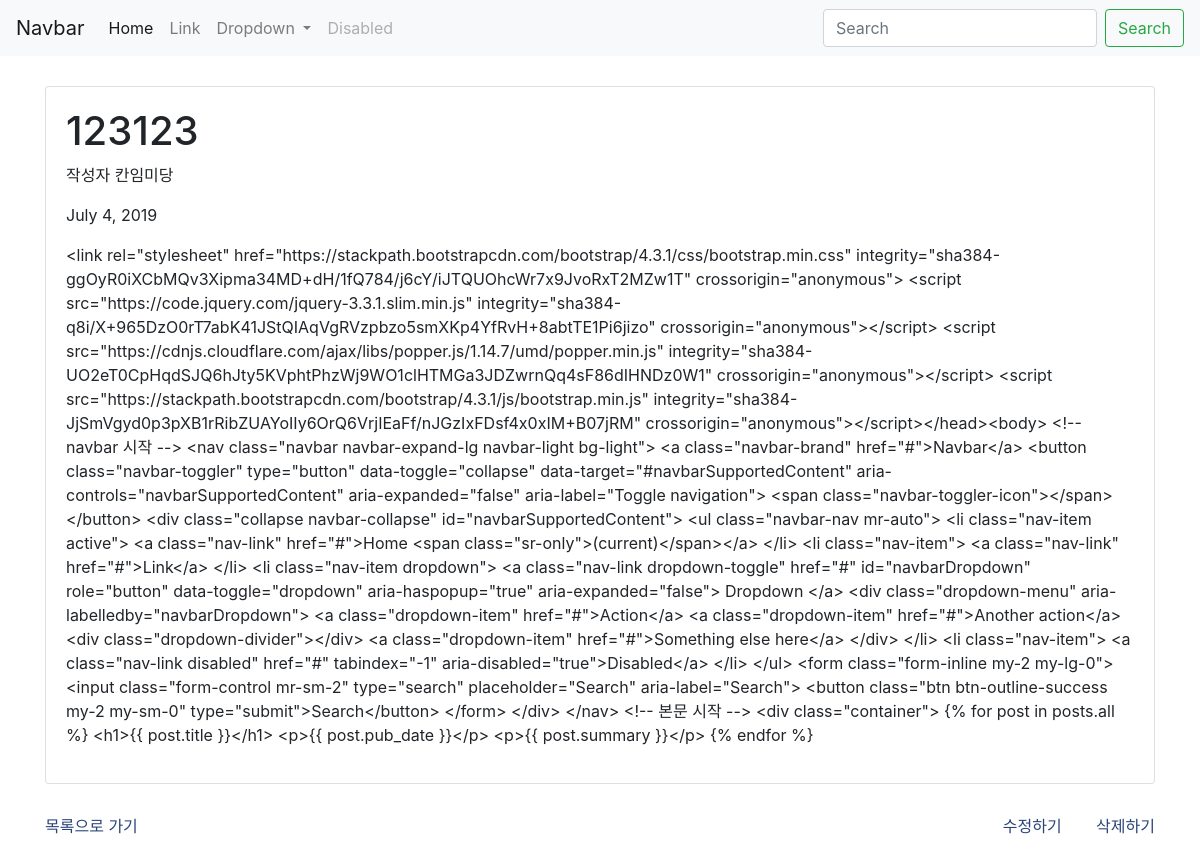
Page /board/4 on the committed database.
### app_board/models.py (models this page shows, shortened)
class Board(models.Model) :
    title = models.CharField(max_length = 200)
    pub_date = models.DateField('date published')
    body = models.TextField()
    writer = models.CharField(max_length = 100)

### app_board/views.py (the view)
# urls.py: path('<int:post_id>', app_board.views.detail, name="detail"), #<type:name>
def detail(request, post_id) :
    post_detail = get_object_or_404(Board, pk = post_id) #pk는 모델에서 찍어낸 객체 구분자
    return render(request, 'detail.html', {'post' : post_detail})

### app_board/templates/detail.html (shortened to what this page needs)
{% extends 'base.html' %}
{% block content %}
<div class="container">
    <div class="card">
        <div class="card-body">
            <h1>{{ post.title }}</h1>
            <p>{{ post.writer }}</p>
            <p>{{ post.pub_date }}</p>
            <p>{{ post.body }}</p>
        </div>
    </div>
    <div class="choice">
        <div class="seeList">
            <a href="{% url 'home' %}">목록으로 가기</a>
        </div>
        <div class="changePost">
            <a class="edit" href="{% url 'edit' post.id %}">수정하기</a>
            <a class="delete" href="{% url 'delete' post.id %}">삭제하기</a>
        </div>
    </div>
</div>
</body>
{% endblock %}

### app_board/templates/detail.html (style rules this page uses)
.card { margin-top: 30px; }
.choice a { color: #2b457a; }
.choice { margin-top:30px; margin-bottom: 30px; display: grid; grid-template-columns: 50% 50%; }
.changePost { text-align: right; }
.edit { margin-right: 30px; }

### rows in the picture
Board: title "123123", writer "작성자 칸임미당", pub_date "July 4, 2019", body "<link rel=\"stylesheet\" href=\"https://stackpath.bootstrapcdn.com/bootstrap/4.3.1/css/bootstrap.min.css\" integrity=\"sha384-ggOyR0iXCbMQv3Xipma34MD+dH/1fQ784/j6cY/iJTQUOhcWr7x9JvoRxT2MZw1T\" crossorigin=\"anonymous\"> <script src=\"https://code.jquery.com/jquery-3.3.1.slim.min.js\" integrity=\"sha384-q8i/X+965DzO0rT7abK41JStQIAqVgRVzpbzo5smXKp4YfRvH+8abtTE1Pi6jizo\" crossorigin=\"anonymous\"></script> <script src=\"https://cdnjs.cloudflare.com/ajax/libs/popper.js/1.14.7/umd/popper.min.js\" integrity=\"sha384-UO2eT0CpHqdSJQ6hJty5KVphtPhzWj9WO1clHTMGa3JDZwrnQq4sF86dIHNDz0W1\" crossorigin=\"anonymous\"></script> <script src=\"https://stackpath.bootstrapcdn.com/bootstrap/4.3.1/js/bootstrap.min.js\"…"
